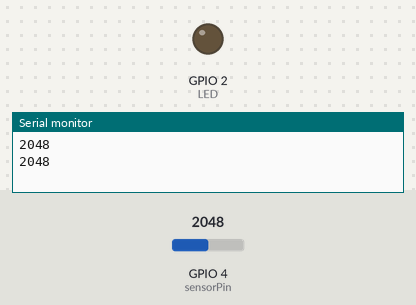
Simulated run of this program. Board: ESP32. On the bench: output pins drawn as LEDs (lit = HIGH), the last lines printed to the serial monitor. The test bench sets the inputs (shaded band); at power-on: GPIO 4 (sensorPin) = 2048.

Above: at 2.8 s.
2.9 s: GPIO 4 (sensorPin) set to 209
5.6 s: GPIO 4 (sensorPin) set to 179
At 6.4 s:
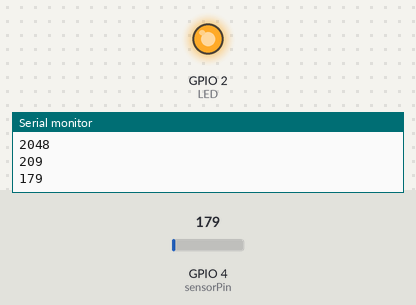
8.3 s: GPIO 4 (sensorPin) set to 240
At 10.7 s:
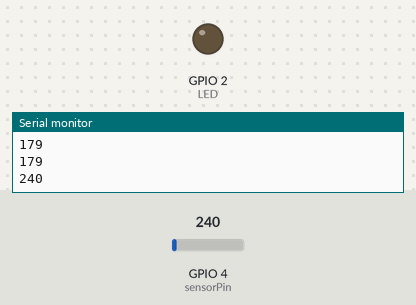
11.5 s: GPIO 4 (sensorPin) set to 160
At 13.4 s:
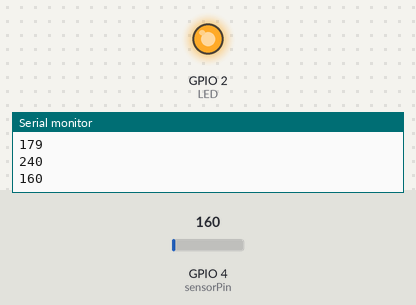
Timing chart, 0 to 14.9 s (numbered marks = the images above; inputs shaded):
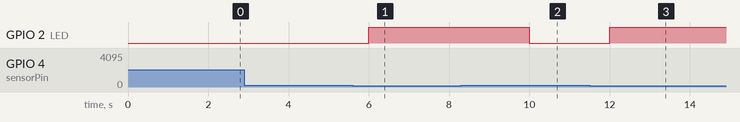

Measured:
- the behaviour switches between 200 and 199 on GPIO 4 (sensorPin) (found by bisection; images 0 and 1)
- after the input at 5.6 s, GPIO 2 (LED): LOW → HIGH after 0.40 s
- after the input at 8.3 s, GPIO 2 (LED): HIGH → LOW after 1.7 s
- after the input at 11.5 s, GPIO 2 (LED): LOW → HIGH after 0.50 s

The program:

main.cpp
```cpp
#include <Arduino.h>

//KY018 Photo resistor module

int sensorPin = 4; // select the input pin for the potentiometer
int sensorValue = 0; // variable to store the value coming from the sensor
int LED = 2;

void setup() {
  Serial.begin(115200);
  pinMode(LED, OUTPUT);
}

void loop() {
  sensorValue = analogRead(sensorPin);

  if (sensorValue < 200) {
    digitalWrite(LED, HIGH);
  } else {
    digitalWrite(LED, LOW);
  }

  Serial.println(sensorValue, DEC);
  delay(2000);
}
```
